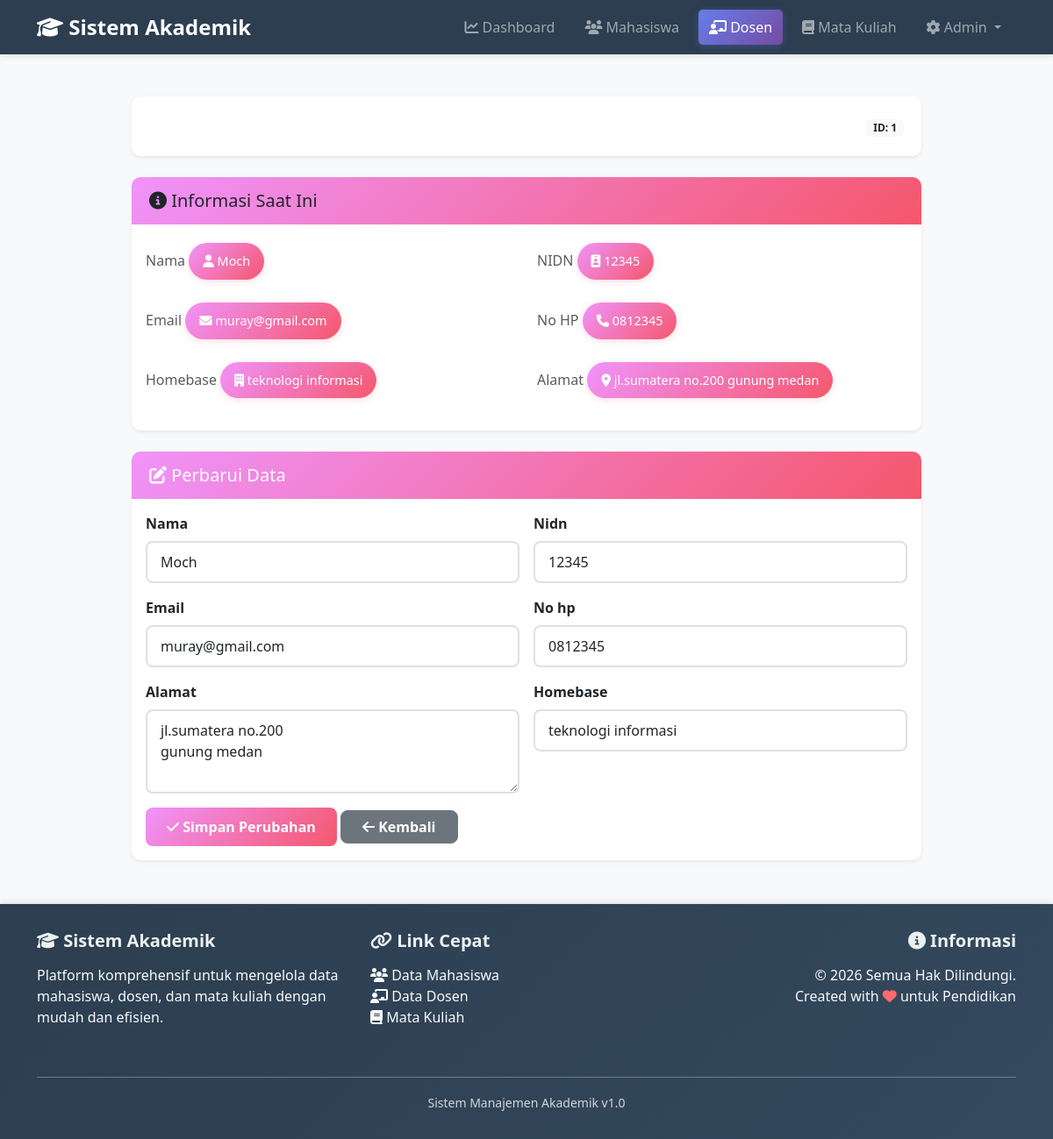
The page /mahasiswa/dosen/edit/1/ (signed in) on the database its author committed.
### mahasiswa/models.py (models this page shows, shortened)
class Dosen(models.Model):
    nama = models.CharField(max_length=100)
    nidn = models.CharField(max_length=20, unique=True)
    email = models.EmailField()
    no_hp = models.CharField(max_length=15)
    alamat = models.TextField()
    homebase = models.CharField(max_length=50)

### mahasiswa/views.py (the view)
# urls.py: path('dosen/edit/<int:id>/', edit_dosen, name='edit_dosen'),
@login_required(login_url='/admin/login/')
def edit_dosen(request, id):
    dosen = get_object_or_404(Dosen, id=id)
    if request.method == 'POST':
        form = DosenForm(request.POST, instance=dosen)
        if form.is_valid():
            form.save()
            return redirect('input_dosen')
    else:
        form = DosenForm(instance=dosen)
    return render(request, 'mahasiswa/edit_dosen.html', {'form': form, 'dosen': dosen, 'edit': True})

### mahasiswa/forms.py
class DosenForm(forms.ModelForm):
    class Meta:
        model = Dosen
        fields = '__all__'
        widgets = {
            'nama': forms.TextInput(attrs={'class': 'form-control', 'placeholder': 'Masukkan nama lengkap'}),
            'nidn': forms.TextInput(attrs={'class': 'form-control', 'placeholder': 'Masukkan NIDN'}),
            'email': forms.EmailInput(attrs={'class': 'form-control', 'placeholder': 'Masukkan email'}),
            'no_hp': forms.TextInput(attrs={'class': 'form-control', 'placeholder': 'Masukkan nomor HP'}),
            'alamat': forms.Textarea(attrs={'class': 'form-control', 'rows': 3, 'placeholder': 'Masukkan alamat'}),
            'homebase': forms.TextInput(attrs={'class': 'form-control', 'placeholder': 'Masukkan homebase/departemen'}),
        }

### mahasiswa/templates/mahasiswa/edit_dosen.html (shortened to what this page needs)
{% extends "mahasiswa/base.html" %}
{% block content %}
<div class="edit-container">
    <div class="card shadow-sm mb-4 border-0">
        <div class="card-header bg-gradient" style="background: linear-gradient(135deg, #f093fb 0%, #f5576c 100%); color: white;">
            <div class="row align-items-center">
                <div class="col">
                    <h2 class="mb-0"><i class="fas fa-user-edit"></i> Edit Data Dosen</h2>
                </div>
                <div class="col-auto">
                    <span class="badge bg-light text-dark">ID: {{ dosen.id }}</span>
                </div>
            </div>
        </div>
    </div>
    <div class="card shadow-sm mb-4">
        <div class="card-header bg-light">
            <h5 class="mb-0"><i class="fas fa-info-circle"></i> Informasi Saat Ini</h5>
        </div>
        <div class="card-body">
            <div class="row">
                <div class="col-md-6">
                    <div class="mb-3">
                        <label class="form-label text-muted">Nama</label>
                        <div class="info-badge">
                            <i class="fas fa-user"></i> {{ dosen.nama }}
                        </div>
                    </div>
                </div>
                <div class="col-md-6">
                    <div class="mb-3">
                        <label class="form-label text-muted">NIDN</label>
                        <div class="info-badge">
                            <i class="fas fa-id-badge"></i> {{ dosen.nidn }}
                        </div>
                    </div>
                </div>
                <div class="col-md-6">
                    <div class="mb-3">
                        <label class="form-label text-muted">Email</label>
                        <div class="info-badge">
                            <i class="fas fa-envelope"></i> {{ dosen.email }}
                        </div>
                    </div>
                </div>
                <div class="col-md-6">
                    <div class="mb-3">
                        <label class="form-label text-muted">No HP</label>
                        <div class="info-badge">
                            <i class="fas fa-phone"></i> {{ dosen.no_hp }}
                        </div>
                    </div>
                </div>
                <div class="col-md-6">
                    <div class="mb-3">
                        <label class="form-label text-muted">Homebase</label>
                        <div class="info-badge">
                            <i class="fas fa-building"></i> {{ dosen.homebase }}
                        </div>
                    </div>
                </div>
                <div class="col-md-6">
                    <div class="mb-3">
                        <label class="form-label text-muted">Alamat</label>
                        <div class="info-badge">
                            <i class="fas fa-map-marker-alt"></i> {{ dosen.alamat|default:"Tidak ada" }}
                        </div>
                    </div>
                </div>
            </div>
        </div>
    </div>
    <div class="card shadow-sm">
        <div class="card-header text-white" style="background: linear-gradient(135deg, #f093fb 0%, #f5576c 100%);">
            <h5 class="mb-0"><i class="fas fa-edit"></i> Perbarui Data</h5>
        </div>
        <div class="card-body">
            <form method="POST" class="row g-3">
                {% for field in form %}
                    <div class="col-md-6">
                        <label class="form-label"><strong>{{ field.label }}</strong></label>
                        {{ field }}
                    </div>
                {% endfor %}
                <div class="col-12">
                    <button class="btn btn-submit px-4" type="submit">
                        <i class="fas fa-check"></i> Simpan Perubahan
                    </button>
                    <a href="{% url 'input_dosen' %}" class="btn btn-secondary btn-back px-4">
                        <i class="fas fa-arrow-left"></i> Kembali
                    </a>
                </div>
            </form>
        </div>
    </div>
</div>
{% endblock %}

### mahasiswa/templates/mahasiswa/base.html (style rules this page uses)
body { background-color: #f8f9fa; font-family: 'Segoe UI', Tahoma, Geneva, Verdana, sans-serif; }
.card { border: none; border-radius: 10px; transition: all 0.3s ease; overflow: hidden; }
.card-header { border: none; padding: 15px 20px; font-weight: 600; }
.form-control, .form-select { border-radius: 8px; border: 2px solid #e0e0e0; transition: all 0.3s; }

### mahasiswa/templates/mahasiswa/edit_dosen.html (style rules this page uses)
.edit-container { max-width: 900px; margin: 0 auto; }
.info-badge { display: inline-block; padding: 10px 16px; margin: 5px 5px 5px 0; border-radius: 25px; background: linear-gradient(135deg, #f093fb 0%, #f5576c 100%); color: white; font-size: 0.9rem; font-weight: 500; box-shadow: 0 2px 8px rgba(245, 87, 108, 0.2); }
.form-control, .form-select { border: 2px solid #e0e0e0; border-radius: 8px; transition: all 0.3s; padding: 10px 15px; }
.card-header { background: linear-gradient(135deg, #f093fb 0%, #f5576c 100%); border: none; }
.btn-submit { background: linear-gradient(135deg, #f093fb 0%, #f5576c 100%); border: none; color: white; padding: 10px 30px; border-radius: 8px; font-weight: 600; transition: all 0.3s; }
.btn-back { border-radius: 8px; font-weight: 600; }

### rows shown on the page
Dosen: id "1", nama "Moch", nidn "12345", email "muray@gmail.com", no_hp "0812345", homebase "teknologi informasi", alamat "jl.sumatera no.200 gunung medan", form "Moch" "12345" "muray@gmail.com" "0812345" "jl.sumatera no.200 gunung medan" "teknologi informasi"

### other values the page prints
{{ field.label }} "Nama" "Nidn" "Email" "No hp" "Alamat" "Homebase"
